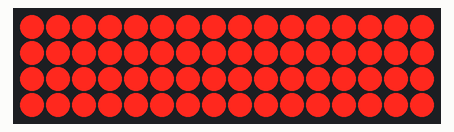
A sketch run on a simulated Arduino Nano, built with avr-gcc and run on an emulated ATmega328P. Shown: 16×4 LED matrix. Wiring (inferred from the names in the program): LED cube drawn one layer per row (orientation assumed): layers pin 2, pin 3, pin 4, pin 5; columns pin 6, pin 7, pin 8, pin 9, pin 10, pin 11, pin 12, pin 13, A0, A1, A2, A3, A4, A5, pin 0, pin 1.

Above: at 0.1 s.

The sketch:

LED_Cube_3D_Heartbeat_Pulse_Animation.ino
```cpp
// 4×4×4 LED Cube: 3D Heartbeat Pulse Animation
// Arduino Nano

#include <Arduino.h>

// --- Pin Definitions ---
// layerPins: common cathodes for layers z=0..3
const uint8_t layerPins[4] = {2, 3, 4, 5};
// colPins: anodes for columns (x,y) row-major y*4 + x
const uint8_t colPins[16] = {
  6,  7,  8,  9,   // y=0, x=0..3
  10, 11, 12, 13,  // y=1
  A0, A1, A2, A3,  // y=2
  A4, A5, 0,  1    // y=3
};

// --- Heartbeat Settings ---
const float BASE_BRIGHTNESS = 0.2f;   // minimum brightness (0.0..1.0)
const float AMPLITUDE       = 0.8f;   // brightness swing range
const float SPEED_RATE      = 0.07f;  // phase increment per loop
const uint32_t PWM_PERIOD   = 1500;   // microseconds per layer cycle

// Initialize pins: columns LOW=off, layers LOW=off for common cathode inversion
void initPins() {
  // Columns: anodes off = LOW
  for (uint8_t c = 0; c < 16; c++) {
    pinMode(colPins[c], OUTPUT);
    digitalWrite(colPins[c], LOW);
  }
  // Layers: cathodes off = LOW
  for (uint8_t z = 0; z < 4; z++) {
    pinMode(layerPins[z], OUTPUT);
    digitalWrite(layerPins[z], LOW);
  }
}

// Compute brightness for heartbeat: two quick peaks per cycle
float heartbeatBrightness(float t) {
  // Create dual peak: sin(t) * sin(t*0.5) yields two pulses
  float beat = sin(t) * sin(t * 0.5f);
  // Normalize to range 0..1
  beat = (beat + 1.0f) * 0.5f;
  // Scale to BASE..BASE+AMPLITUDE
  return BASE_BRIGHTNESS + beat * AMPLITUDE;
}

// Draw one full multiplexed refresh at given brightness
void drawPulseFrame(float brightness) {
  uint32_t onTime  = (uint32_t)(PWM_PERIOD * brightness);
  uint32_t offTime = PWM_PERIOD - onTime;
  for (uint8_t z = 0; z < 4; z++) {
    // Turn on all columns
    for (uint8_t c = 0; c < 16; c++) digitalWrite(colPins[c], HIGH);
    // Activate layer (LOW to sink current)
    digitalWrite(layerPins[z], HIGH);
    delayMicroseconds(onTime);
    // Deactivate layer
    digitalWrite(layerPins[z], LOW);
    delayMicroseconds(offTime);
  }
}

void setup() {
  initPins();
}

void loop() {
  static float phase = 0.0f;
  // Calculate dynamic brightness
  float b = heartbeatBrightness(phase);
  b = constrain(b, 0.0f, 1.0f);
  // Refresh cube at brightness b
  drawPulseFrame(b);
  // Advance phase for next frame
  phase += SPEED_RATE;
}
```
